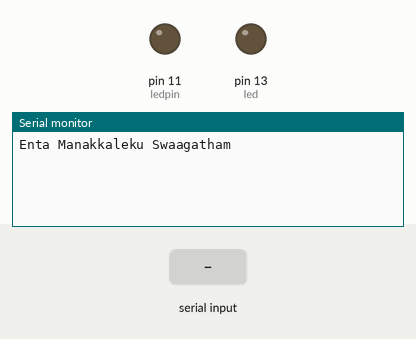
Bench run of a sketch on a simulated Arduino Mega 2560, built with avr-gcc and run on an emulated ATmega2560. On the bench: output pins drawn as LEDs (lit = HIGH), the last lines printed to the serial monitor. The inputs (shaded band) are chosen by the test bench.

Above: at 1.2 s.
1.3 s: "1\n" received over the second serial link
At 1.9 s:
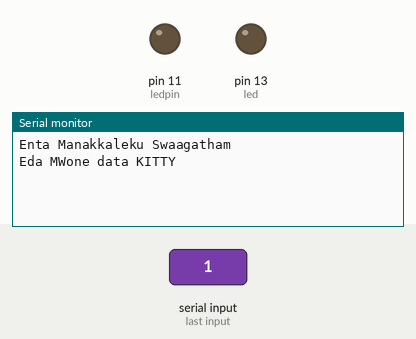
2.8 s: "2\n" received over the second serial link
At 4.0 s:
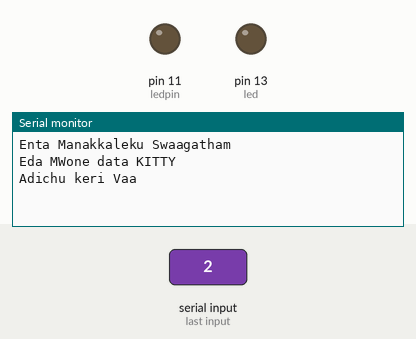
4.3 s: "RESET\n" received over the second serial link
At 4.9 s:
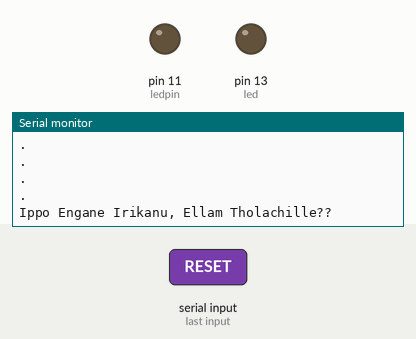

Measured:
- after the input at 1.3 s, the serial monitor: prints a new line at once (image 1)
- after the input at 2.8 s, the serial monitor: prints a new line at once (image 2)
- after the input at 4.3 s, the serial monitor: prints a new line at once (image 3)

The sketch:

DisplaysendingSerialData.ino
```cpp
String data_display = "";
String DATA = "";
int led = 13;
int ledpin = 11;
void setup() {
  Serial2.begin(9600);
  Serial.begin(115200);
  Serial.println("Enta Manakkaleku Swaagatham");

  pinMode(ledpin, OUTPUT); // Ensure you set the pinMode for the LED
  pinMode(led, OUTPUT);
}
void loop() {
  if (Serial2.available()) {
    data_display = "";
    delay(30);
    while (Serial2.available()) {
      char ch = Serial2.read();
      if (ch != '\n' && ch != '\r') { // filter out newline and carriage return
        data_display += ch;
      }
    }
    send_data(data_display);
    //    Serial.println("INPUT STRING IS: TESTING");
  }
}

void send_data(String data_display) {

  if (data_display == "1") {
    Serial.println("Eda MWone data KITTY");

  } else if (data_display == "2") {
    Serial.println("Adichu keri Vaa");

  } else if (data_display == "RESET") {
    Serial.println("."); Serial.println("."); Serial.println("."); Serial.println("."); Serial.println("."); Serial.println("."); Serial.println("."); Serial.println("."); Serial.println("."); Serial.println("."); Serial.println("."); Serial.println("."); Serial.println("."); Serial.println("."); Serial.println("."); Serial.println("."); Serial.println("."); Serial.println("."); Serial.println("."); Serial.println("."); Serial.println("."); Serial.println("."); Serial.println("."); Serial.println("."); Serial.println("."); Serial.println("."); Serial.println("."); Serial.println("."); Serial.println("."); Serial.println("."); Serial.println("."); Serial.println("."); Serial.println("."); Serial.println("."); Serial.println("."); Serial.println("."); Serial.println("."); Serial.println("."); Serial.println("."); Serial.println("."); Serial.println("."); Serial.println("."); Serial.println("."); Serial.println("."); Serial.println("."); Serial.println("."); Serial.println("."); Serial.println("."); Serial.println("."); Serial.println("."); Serial.println("."); Serial.println("."); Serial.println("."); Serial.println("."); Serial.println("."); Serial.println("."); Serial.println("."); Serial.println("."); Serial.println("."); Serial.println("."); Serial.println("."); Serial.println("."); Serial.println("."); Serial.println("."); Serial.println("."); Serial.println("."); Serial.println("."); Serial.println("."); Serial.println("."); Serial.println("."); Serial.println("."); Serial.println("."); Serial.println("."); Serial.println("."); Serial.println("."); Serial.println(".");
    Serial.println("Ippo Engane Irikanu, Ellam Tholachille??");
  } else {
    Serial.println(" Correct Data Thaada Thendi");
  }
}
```
